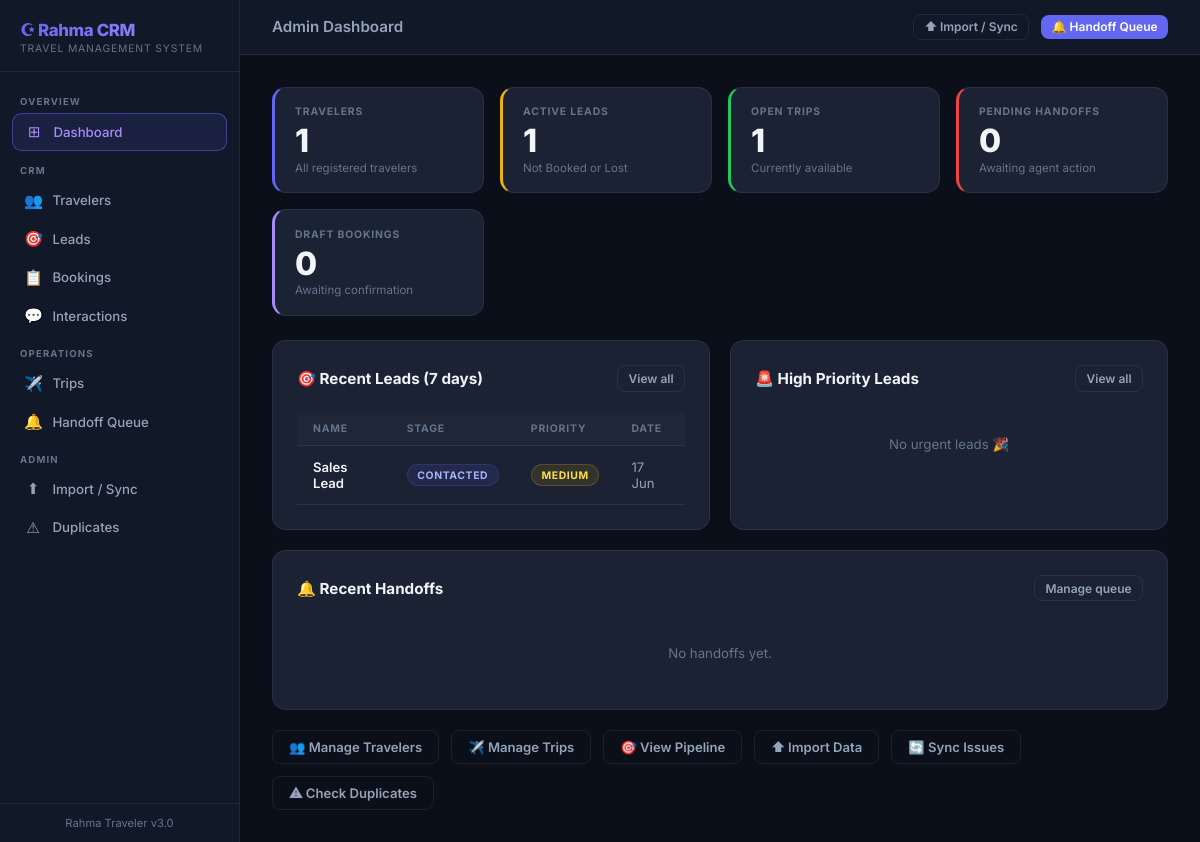
Before: /admin/dashboard with the older database file.
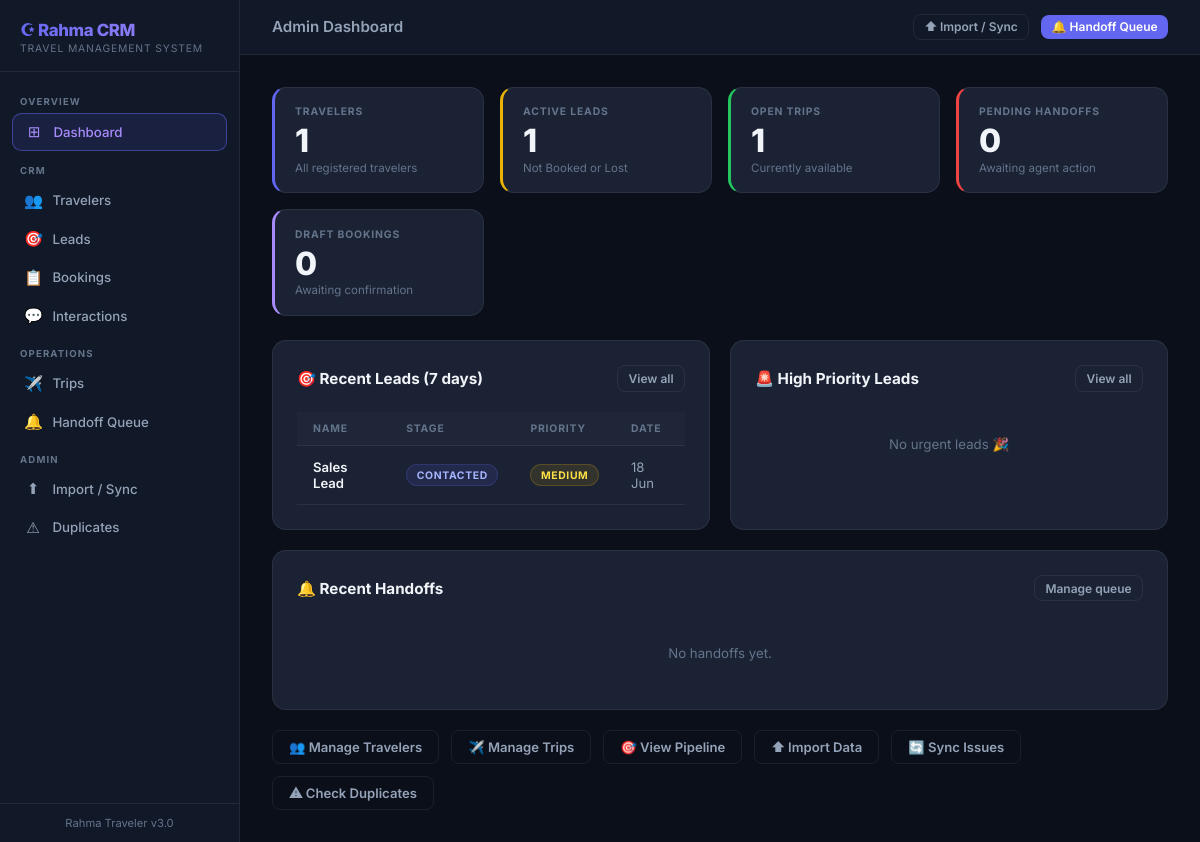
After: the same page with the newer database file.
### app/models/lead.py (models this page shows, shortened)
class Lead(db.Model):
    __tablename__ = 'leads'
    lead_id = db.Column(db.String(50), primary_key=True)
    created_at = db.Column(db.DateTime, default=datetime.utcnow)
    updated_at = db.Column(db.DateTime, default=datetime.utcnow, onupdate=datetime.utcnow)
    customer_name = db.Column(db.String(200))
    raw_phone = db.Column(db.String(50))
    integrated_whatsapp = db.Column(db.String(50))
    phone_lookup_key = db.Column(db.String(50))
    traveler_id = db.Column(db.String(20), db.ForeignKey('travelers.traveler_id'))
    traveler_status = db.Column(db.String(50))
    customer_tier = db.Column(db.String(50))
    match_status = db.Column(db.String(50))
    lead_stage = db.Column(db.String(100))
    lead_source = db.Column(db.String(100))
    channel = db.Column(db.String(50))
    preferred_trip_type = db.Column(db.String(50))
    interested_trip_ids = db.Column(db.Text)
    suggested_trip_ids = db.Column(db.Text)
    priority = db.Column(db.String(50))
    follow_up_status = db.Column(db.String(100))
    follow_up_due_date = db.Column(db.Date)
    last_interaction_id = db.Column(db.String(50))
    interaction_count = db.Column(db.Integer, default=0)
    handoff_required = db.Column(db.Boolean, default=False)
    handoff_reason = db.Column(db.Text)
    notes = db.Column(db.Text)
    flow_key = db.Column(db.String(100))
    current_step = db.Column(db.String(100))
    language = db.Column(db.String(20))
    trigger_keyword = db.Column(db.String(100))
    waitlist_id = db.Column(db.String(50))
    handoff_id = db.Column(db.String(50))
    booking_id = db.Column(db.String(50))
    source_sheet = db.Column(db.String(100))
    source_row = db.Column(db.Integer)

### app/routes/admin.py (the view)
@admin_bp.route('/dashboard')
def dashboard():
    traveler_count = Traveler.query.count()
    active_lead_count = Lead.query.filter(
        Lead.lead_stage.notin_(['Booked', 'Lost'])).count()
    open_trip_count = Trip.query.filter_by(sales_status='Open').count()
    pending_handoff_count = HandoffQueue.query.filter(
        HandoffQueue.status.in_(['Pending', 'New'])).count()
    draft_booking_count = TripBooking.query.filter_by(booking_status='Draft').count()
    week_ago = datetime.utcnow() - timedelta(days=7)
    recent_leads = Lead.query.filter(Lead.created_at >= week_ago)\
        .order_by(Lead.created_at.desc()).limit(8).all()
    recent_handoffs = HandoffQueue.query.order_by(
        HandoffQueue.created_at.desc()).limit(6).all()
    urgent_leads = Lead.query.filter(
        Lead.priority == 'High',
        Lead.lead_stage.notin_(['Booked', 'Lost'])
    ).order_by(Lead.created_at.desc()).limit(5).all()
    return render_template('admin/dashboard.html',
                           traveler_count=traveler_count,
                           active_lead_count=active_lead_count,
                           open_trip_count=open_trip_count,
                           pending_handoff_count=pending_handoff_count,
                           draft_booking_count=draft_booking_count,
                           recent_leads=recent_leads,
                           recent_handoffs=recent_handoffs,
                           urgent_leads=urgent_leads)

### app/templates/admin/dashboard.html (shortened to what the changed rows need)
{% extends "base.html" %}
{% block content %}
<div style="display:grid;grid-template-columns:1fr 1fr;gap:1.25rem;margin-bottom:1.25rem">
    <div class="card">
        {% if recent_leads %}
        <table class="data-table">
            <thead><tr>
                <th>Name</th><th>Stage</th><th>Priority</th><th>Date</th>
            </tr></thead>
            <tbody>
            {% for lead in recent_leads %}
            <tr onclick="window.location='{{ url_for('leads.detail', lead_id=lead.lead_id) }}'">
                <td class="primary">{{ lead.customer_name or '—' }}</td>
                <td>
                    {% if lead.lead_stage in ['Qualified','Booking Draft','Won'] %}
                        <span class="badge badge-green">{{ lead.lead_stage }}</span>
                    {% elif lead.lead_stage == 'Handoff Needed' %}
                        <span class="badge badge-red">{{ lead.lead_stage }}</span>
                    {% elif lead.lead_stage == 'Lost' %}
                        <span class="badge badge-red">{{ lead.lead_stage }}</span>
                    {% else %}
                        <span class="badge badge-blue">{{ lead.lead_stage }}</span>
                    {% endif %}
                </td>
                <td>
                    {% if lead.priority == 'High' %}<span class="badge badge-red">High</span>
                    {% elif lead.priority == 'Medium' %}<span class="badge badge-yellow">Medium</span>
                    {% else %}<span class="badge badge-gray">Low</span>{% endif %}
                </td>
                <td>{{ lead.created_at.strftime('%d %b') if lead.created_at else '—' }}</td>
            </tr>
            {% endfor %}
            </tbody>
        </table>
        {% else %}
        <p style="color:var(--text-muted);font-size:0.83rem;text-align:center;padding:1.5rem">No recent leads.</p>
        {% endif %}
    </div>
</div>
{% endblock %}

Changed rows visible on the page:
changed Lead "Sales Lead": created_at "17 Jun" → "18 Jun"
